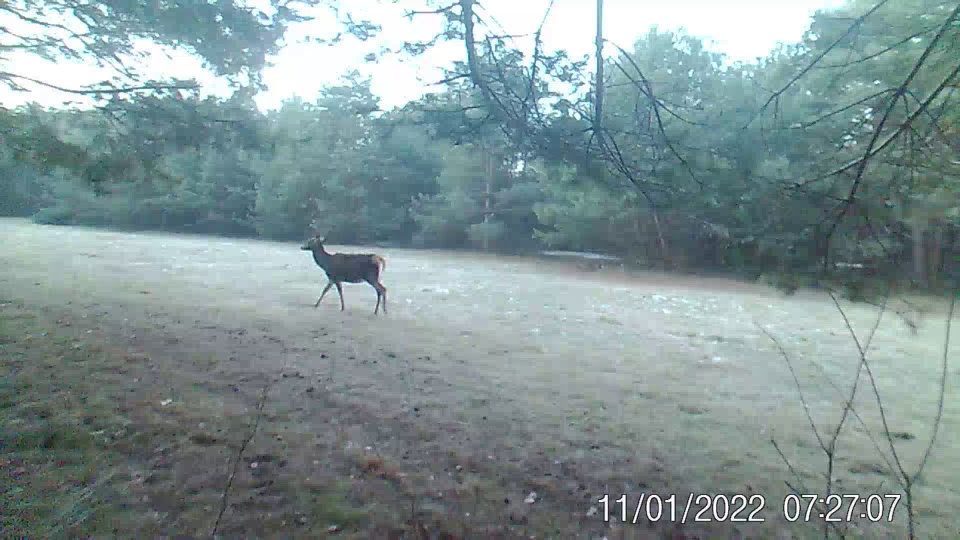
#> input picture frame 0 of example_image/SYEW1824.mp4, 1920 x 1080 px (shown at 1/2 size)
$ python prepare_data.py
#> lines starting #> are read from the running program, lines starting #| are printed output that depends on the picture
### src/utils.py
# -*- coding: utf-8 -*-
"""
Created on Sun Jul 23 20:57:02 2023

@author: adam
"""


import os
from unidecode import unidecode
from PIL import Image
import os.path
import  cv2
import numpy as np
from PIL import ImageEnhance
import glob

kernel = np.array([[-1, -1, -1],[-1, 8, -1],[-1, -1, 0]], np.float32)
kernel = 1/3 * kernel

def crop_and_augment(path, crop_value_from_bottom_in_percents=14):
    dirs = os.listdir(path)
    for item in dirs:
        fullpath = os.path.join(path, item)
        if os.path.isfile(fullpath):
            im = Image.open(fullpath)
            f, e = os.path.splitext(fullpath)
            new_size = im.size[1] * (100-crop_value_from_bottom_in_percents)/100
            imCrop = im.crop((0, 0, 1920, new_size))

            # resize
            imCrop2 = imCrop.resize((640, 640))
            # augment - flipp
            imCrop3 = np.fliplr(imCrop2)

            # enhance sharpness
            imCrop4 = ImageEnhance.Sharpness(imCrop2)
            new_image = imCrop4.enhance(2.0)

            # enhance contrast
            imCrop5 = ImageEnhance.Contrast(imCrop2)
            new_image2 = imCrop5.enhance(2.0)

            imCrop6 = cv2.filter2D(imCrop3, -1, kernel)

            imCrop2.save(f + '_cropped_resized.jpg', "JPEG", quality=100)
            imCrop3 = Image.fromarray(imCrop3)
            imCrop3.save(f + '_cropped_filpped.jpg', "JPEG", quality=100)

            new_image.save(f+ '_cropped_sharped.jpg', quality=100)
            new_image2.save(f+ '_cropped_contrasted.jpg', quality=100)

            imCrop6 = Image.fromarray(imCrop6)
            imCrop6.save(f + '_cropped_filter2d.jpg', "JPEG", quality=100)


def preprocess_1(x):
    x = list(x.split(" "))
    return x


# [6 lines left out: function preprocess_2, not called in this run]


def get_image(func):
    def wrapper(*args, **kwargs):
        vid = kwargs.get('image_dir') + kwargs.get('vid_name') + kwargs.get('video_format')# ".AVI" #".mp4"
        vidcap = cv2.VideoCapture(vid)
        count = 1
        sec = 0
        frameRate = kwargs.get('frameRate')
        success = func(*args, **kwargs, vidcap = vidcap, count = count, sec = sec)
        video_length_in_seconds = vidcap.get(cv2.CAP_PROP_FRAME_COUNT) / vidcap.get(cv2.CAP_PROP_FPS)
        while (success and sec < (video_length_in_seconds - frameRate)):
            count = count + 1
            sec =  round(sec + frameRate, 2)
            success = func(*args, **kwargs, vidcap = vidcap, count = count, sec = sec)
    return wrapper


@get_image
def get_frame(image_dir, vid_name, res_dir, vidcap, count, sec, frameRate, video_format, **kwargs):
#> called with image_dir = '../example_image/', vid_name = 'SYEW1824', count = 1, sec = 0, frameRate = 10, video_format = '.mp4'
    vidcap.set(cv2.CAP_PROP_POS_MSEC, sec*1000)
    hasFrames, image = vidcap.read()
#> image is the input picture: shape (1080, 1920, 3); mean B, G, R 150, 148.8, 130.3
    if hasFrames:
        cv2.imwrite(os.path.join(res_dir, unidecode(vid_name) + "_" + str(count) +".jpg"), image) # Save frame as JPG file
#> (this line was passed over: unidecode is not available in this run)
    return hasFrames


# [5 lines left out: function delete_files, not called in this run]

### src/prepare_data.py
# -*- coding: utf-8 -*-
"""
Created on Mon Oct  3 22:31:55 2022

@author: adam
"""


import os
import shutil
import random
import pandas as pd
from collections import Counter
from utils import get_frame, crop_and_augment, delete_files, preprocess_1, preprocess_2


def main():
    video_path = "../example_image/"
    augmented_images_path = "../example_image/augmented_images_and_labels/"
    cropped_only_path = "../example_image/cropped_only_images_and_labels/"

    training_set_path_images = "../example_image/train/images"
    training_set_path_labels = "../example_image/train/labels"

    validation_set_path_images = "../example_image/val/images"
    validation_set_path_labels = "../example_image/val/labels"

    # get all video files
    all_video = os.listdir(video_path)
    all_video = [i for i in all_video if i.endswith('.mp4')] # sometimes .AVI instead of .mp4
    all_video = [x[:-4] for x in all_video]

    # extract images from videos
    [get_frame(image_dir = video_path,
              vid_name = video_name,
              res_dir = augmented_images_path,
              video_format = ".mp4",
              frameRate = 10) for video_name in all_video]
#> in wrapper, `success = func(*args, **kwargs, vidcap = vidcap, count = count, sec = ..`: success = True
#> the loop in wrapper, `while (success and sec < (video_length_in_seconds - frameRate)):` made 2 passes
#> (count, sec, success) on passes 1 to 2: (2, 10, True), (3, 20, True)
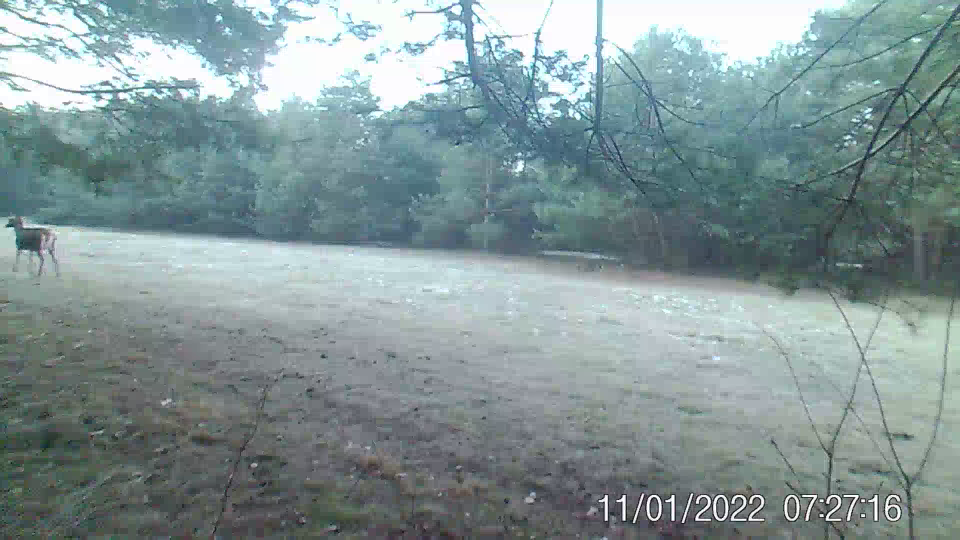
#> input picture frame 300 of example_image/SYEW1824.mp4, 1920 x 1080 px (shown at 1/2 size)
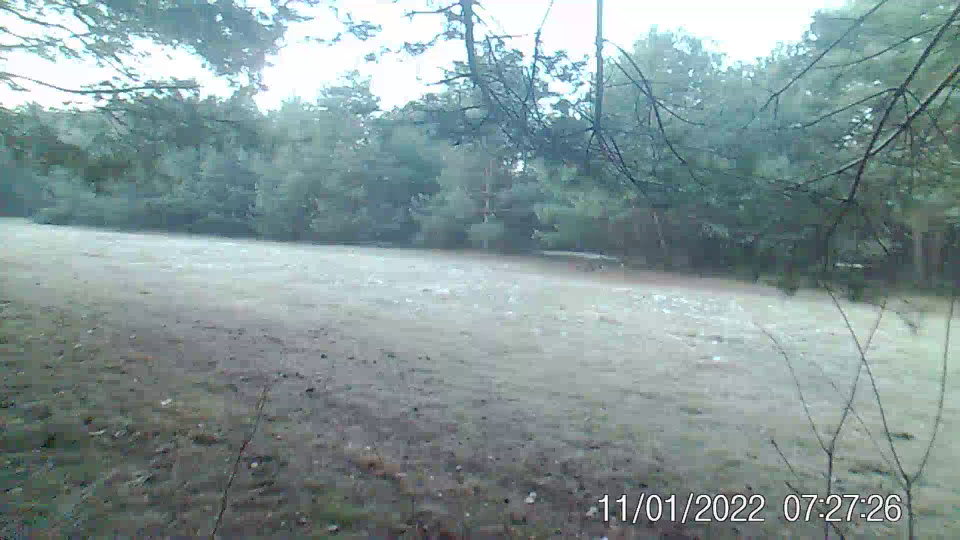
#> input picture frame 599 of example_image/SYEW1824.mp4, 1920 x 1080 px (shown at 1/2 size)
#> after the loop in wrapper, `while (success and sec < (video_length_in_seconds - frameRate)):`: count = 3


    # augment images
    crop_and_augment(augmented_images_path, 13.5)

    # drop originally cropped images:
    delete_files(augmented_images_path + '*')

    # copy cropped images to different directory to annotate them
    all_cropped = os.listdir(augmented_images_path)
    all_cropped = [image for image in all_cropped if 'cropped_resized.jpg' in image]

    for file_name in all_cropped:
        full_file_name = os.path.join(augmented_images_path, file_name)
        if os.path.isfile(full_file_name):
            shutil.move(full_file_name, cropped_only_path)


    # now it's time to make annotations for images in cropped_only_path
    # select all annotations and annotated images
    all_annotated = os.listdir(cropped_only_path)
    annoattions = [x for x in all_annotated if 'cropped_resized.txt' in x]

    # create annotations for non flipped images
    for file_name in annoattions:
        new_name = file_name[:-11] + "contrasted.txt"
        new_name = os.path.join(augmented_images_path, new_name)
        shutil.copy(os.path.join(cropped_only_path,  file_name),
                    new_name)

    # create annotations for non flipped images
    for file_name in annoattions:
        new_name = file_name[:-11] + "sharped.txt"
        new_name = os.path.join(augmented_images_path, new_name)
        shutil.copy(os.path.join(cropped_only_path,  file_name),
                    new_name)

    # create annotations for flipped images
    for file_name in annoattions:
        data_raw = pd.read_csv(cropped_only_path + file_name,
                           header = None)

        data_raw = data_raw.apply(lambda x: preprocess_1(x[0]), axis=1)
        data_raw = data_raw.to_frame()

        data_raw = data_raw.apply(lambda x: preprocess_2(x[0]), axis=1)
        data_raw = data_raw.to_frame()

        data_raw.to_csv(augmented_images_path + file_name[:-11]  + "filpped.txt", header=None, index=None)
        data_raw.to_csv(augmented_images_path + file_name[:-11]  + "filter2d.txt", header=None, index=None)

    # copy all files back - from cropped_only_path to augmented_images_path

    # getting all the files in the source directory
    cropped_resized_files = os.listdir(cropped_only_path)
    for file_name in cropped_resized_files:
        full_file_name = os.path.join(cropped_only_path, file_name)
        if os.path.isfile(full_file_name):
            shutil.copy(full_file_name, augmented_images_path)


    # todo: create proper val, train, test set split, to avoid having images from the same video in different sets,
    # here simple split as in the example we have only two videos
    all_data = os.listdir(augmented_images_path)
    train = [i for i in all_data if i.startswith(all_video[0])]
    train_images = [i for i in train if i.endswith(".jpg")]
    train_images.append("classes.txt")

    train_labels = [i for i in train if i.endswith(".txt")]
    train_labels.append("classes.txt")

    val = [i for i in all_data if i.startswith(all_video[1])]
    val_images = [i for i in val if i.endswith(".jpg")]
    val_images.append("classes.txt")

    val_labels = [i for i in val if i.endswith(".txt")]
    val_labels.append("classes.txt")

    # copy files to train and val directories
    for file_name in train_images:
        full_file_name = os.path.join(augmented_images_path, file_name)
        if os.path.isfile(full_file_name):
            shutil.copy(full_file_name, training_set_path_images)

    for file_name in train_labels:
        full_file_name = os.path.join(augmented_images_path, file_name)
        if os.path.isfile(full_file_name):
            shutil.copy(full_file_name, training_set_path_labels)

    for file_name in val_images:
        full_file_name = os.path.join(augmented_images_path, file_name)
        if os.path.isfile(full_file_name):
            shutil.copy(full_file_name, validation_set_path_images)

    for file_name in val_labels:
        full_file_name = os.path.join(augmented_images_path, file_name)
        if os.path.isfile(full_file_name):
            shutil.copy(full_file_name, validation_set_path_labels)

  # todo: create proper val, train, test set split, to avoid having images from the same video in different sets


if __name__ == "__main__":
#> (the run stopped early here; a loop or call above may not have finished)

$ run again, starting later in the video
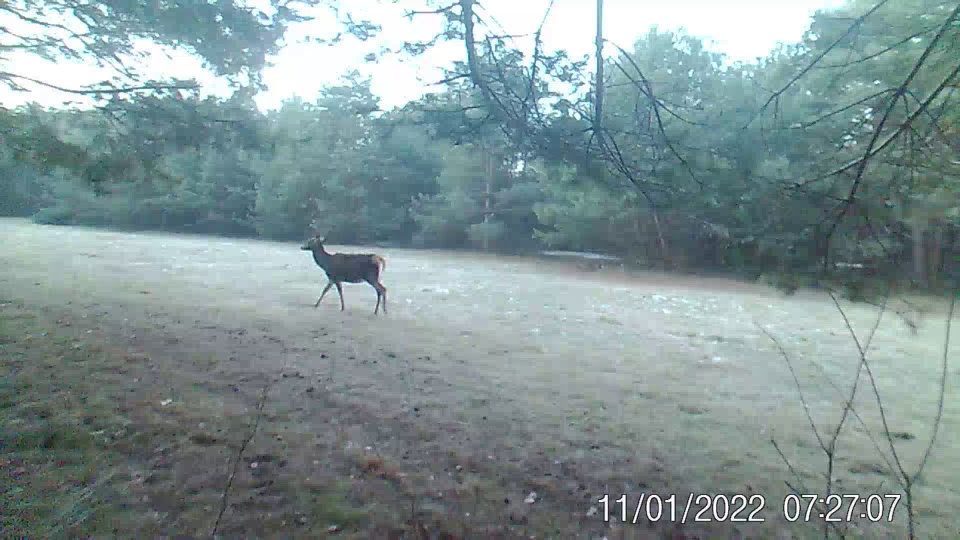
#> input picture frame 0 of example_image/SYEW1824.mp4, 1920 x 1080 px (shown at 1/2 size)
#> in get_frame, image is the input picture: shape (1080, 1920, 3); mean B, G, R 150, 148.8, 130.3
#> in wrapper, `success = func(*args, **kwargs, vidcap = vidcap, count = count, sec = ..`: success = True
#> the loop in wrapper, `while (success and sec < (video_length_in_seconds - frameRate)):` made 2 passes
#> (count, sec, success) on passes 1 to 2: (2, 10, True), (3, 20, True)
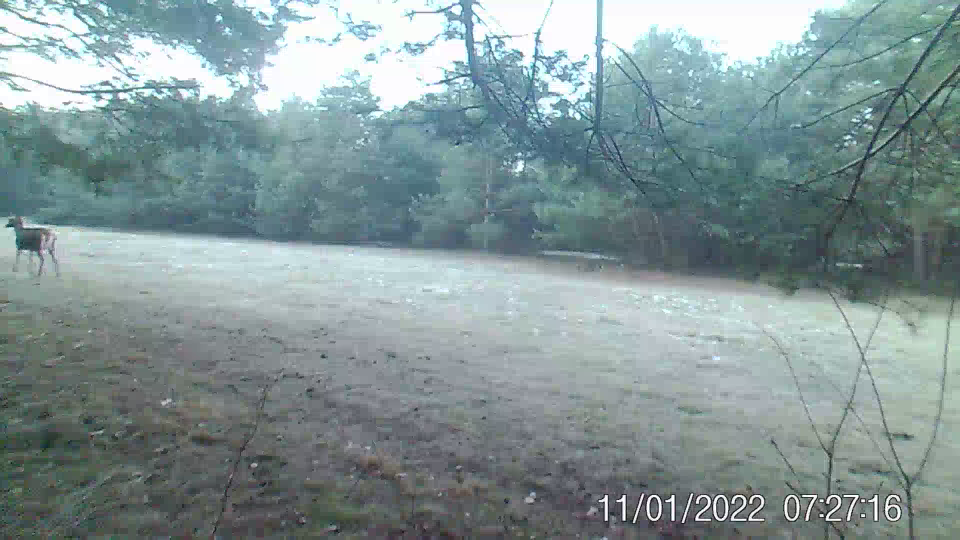
#> input picture frame 300 of example_image/SYEW1824.mp4, 1920 x 1080 px (shown at 1/2 size)
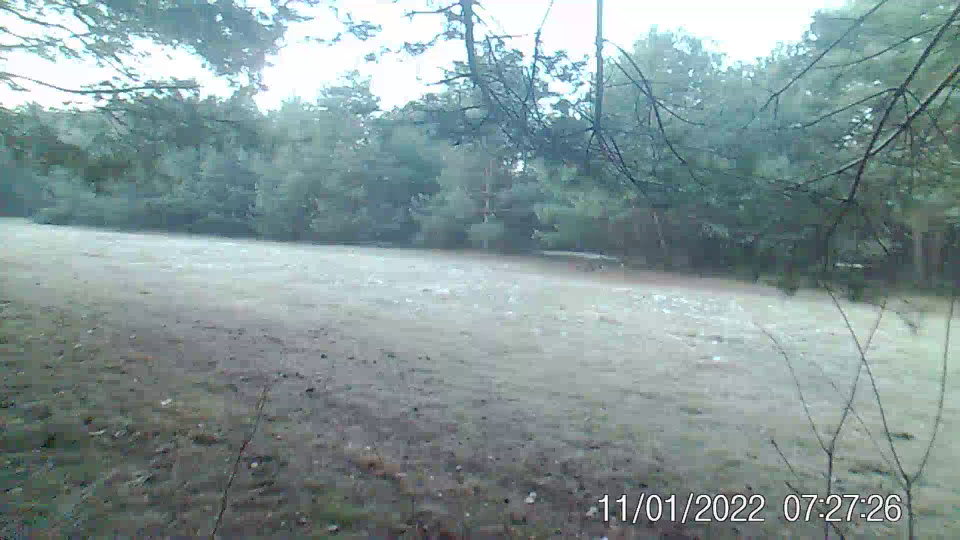
#> input picture frame 599 of example_image/SYEW1824.mp4, 1920 x 1080 px (shown at 1/2 size)
#> after the loop in wrapper, `while (success and sec < (video_length_in_seconds - frameRate)):`: count = 3

$ run again, starting later in the video
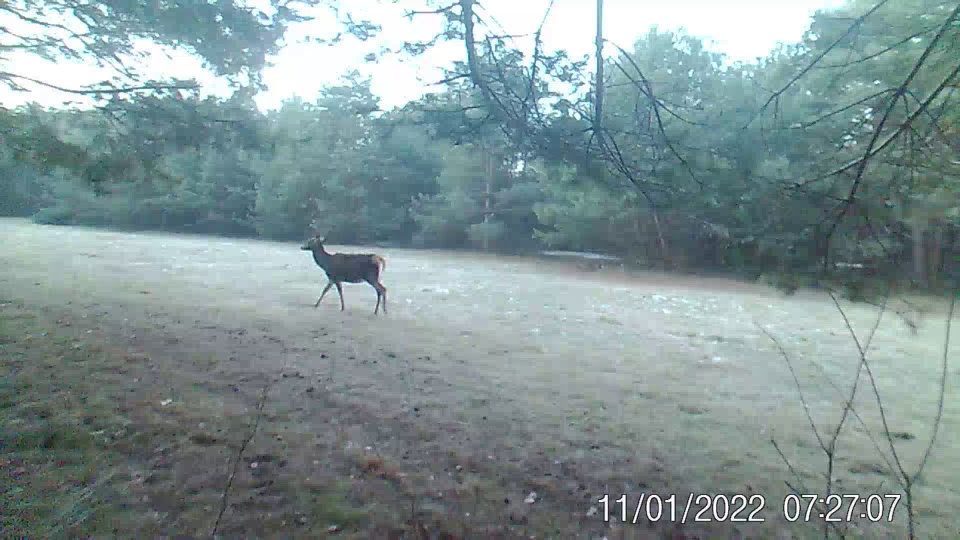
#> input picture frame 0 of example_image/SYEW1824.mp4, 1920 x 1080 px (shown at 1/2 size)
#> in get_frame, image is the input picture: shape (1080, 1920, 3); mean B, G, R 150, 148.8, 130.3
#> in wrapper, `success = func(*args, **kwargs, vidcap = vidcap, count = count, sec = ..`: success = True
#> the loop in wrapper, `while (success and sec < (video_length_in_seconds - frameRate)):` made 2 passes
#> (count, sec, success) on passes 1 to 2: (2, 10, True), (3, 20, True)
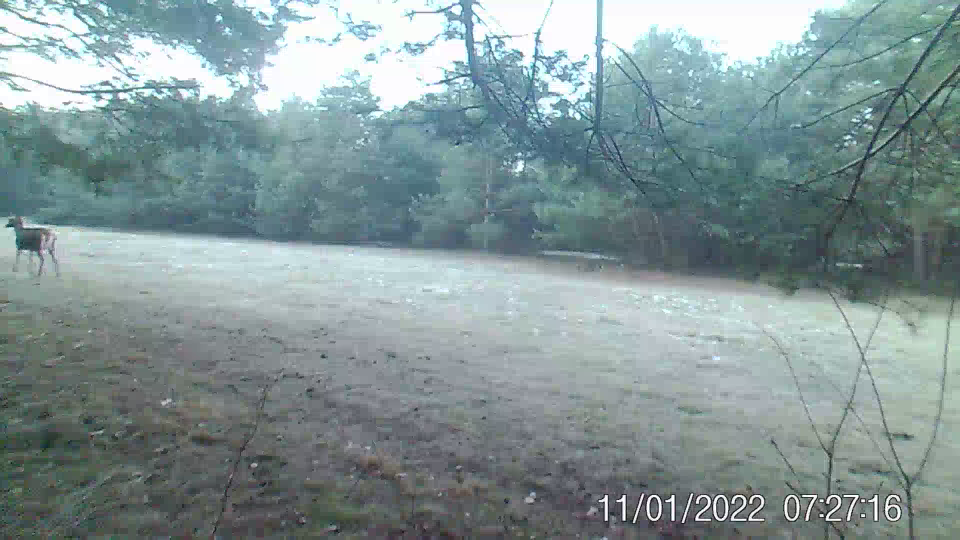
#> input picture frame 300 of example_image/SYEW1824.mp4, 1920 x 1080 px (shown at 1/2 size)
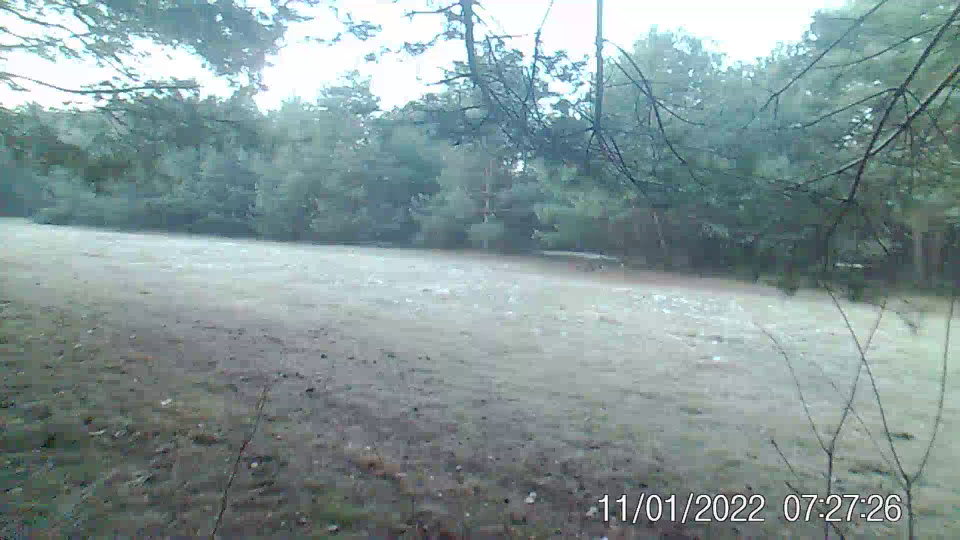
#> input picture frame 599 of example_image/SYEW1824.mp4, 1920 x 1080 px (shown at 1/2 size)
#> after the loop in wrapper, `while (success and sec < (video_length_in_seconds - frameRate)):`: count = 3
